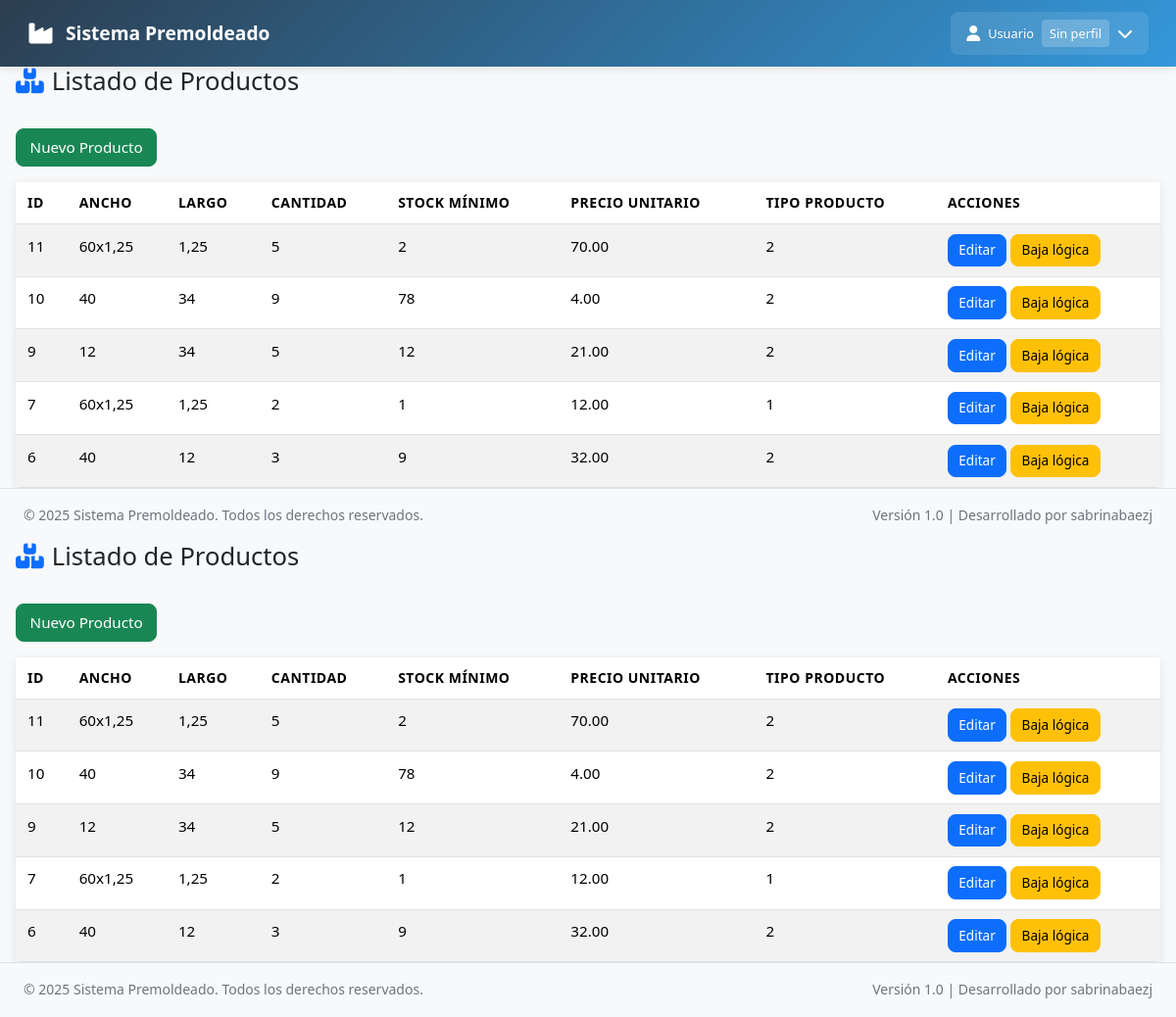
The page /index.php?controller=producto&action=listado (signed in) on the database its author committed.
### tables this page shows
CREATE TABLE `productos` (
  `id` int(11) NOT NULL,
  `ancho` varchar(45) NOT NULL,
  `largo` varchar(45) NOT NULL,
  `cantidad_disponible` int(11) NOT NULL,
  `stock_minimo` int(11) NOT NULL,
  `precio_unitario` decimal(10,2) NOT NULL,
  `activo` varchar(45) NOT NULL DEFAULT '1',
  `tipo_producto_id` int(11) NOT NULL
);

### config/database.php (called while the page is built)
<?php
class Database {
    private static $instance = null;
    private $connection;
    private $host = 'localhost';
    private $dbname = 'premoldeado';
    private $username = 'root';
    private $password = '';
    public static function getInstance() {
        if (self::$instance === null) {
            self::$instance = new self();
        }
        return self::$instance;
    }
    private function __construct() {
        try {
            $this->connection = new PDO(
                "mysql:host={$this->host};dbname={$this->dbname};charset=utf8mb4",
                $this->username,
                $this->password,
                [
                    PDO::ATTR_ERRMODE => PDO::ERRMODE_EXCEPTION,
                    PDO::ATTR_DEFAULT_FETCH_MODE => PDO::FETCH_ASSOC,
                    PDO::ATTR_EMULATE_PREPARES => false
                ]
            );
        } catch (PDOException $e) {
            die("Error de conexión: " . $e->getMessage());
        }
    }
    public function getConnection() {
        return $this->connection;
    }
}
?>

### models/Producto.php (called while the page is built, shortened)
<?php
require_once __DIR__ . '/../config/database.php';
class Producto {
    private $db;
    public function __construct() {
        $this->db = Database::getInstance()->getConnection();
    }
    public function listar($filtros = []) {
        $sql = "SELECT * FROM productos WHERE activo = 1 ORDER BY id DESC";
        $stmt = $this->db->prepare($sql);
        $stmt->execute();
        return $stmt->fetchAll(PDO::FETCH_ASSOC);
    }
}
?>

### views/pages/productos/listado_productos.php (the view, shortened to what this page needs)
<?php
include_once __DIR__ . '/../../layouts/header.php';
$titulo = "Listado de Productos";
?>
<div class="container-fluid">
    <div class="d-flex justify-content-between align-items-center mb-4">
        <h2><i class="fas fa-boxes text-primary me-2"></i><?= $titulo ?></h2>
    </div>
    <div class="mb-3">
        <a href="/Sistema_Premoldeado/views/pages/productos/crear_producto.php" class="btn btn-success">Nuevo Producto</a>
    </div>
    <div class="table-responsive">
        <table class="table table-striped table-hover" id="productos_table">
            <thead>
                <tr>
                    <th>ID</th>
                    <th>Ancho</th>
                    <th>Largo</th>
                    <th>Cantidad</th>
                    <th>Stock Mínimo</th>
                    <th>Precio Unitario</th>
                    <th>Tipo Producto</th>
                    <th>Acciones</th>
                </tr>
            </thead>
            <tbody>
                <?php if (empty($items)): ?>
                    <tr><td colspan="8" style="text-align:center;">No hay productos activos.</td></tr>
                <?php else: ?>
                    <?php foreach ($items as $item): ?>
                        <tr>
                            <td><?= htmlspecialchars($item['id']) ?></td>
                            <td><?= htmlspecialchars($item['ancho']) ?></td>
                            <td><?= htmlspecialchars($item['largo']) ?></td>
                            <td><?= htmlspecialchars($item['cantidad_disponible']) ?></td>
                            <td><?= htmlspecialchars($item['stock_minimo']) ?></td>
                            <td><?= htmlspecialchars($item['precio_unitario']) ?></td>
                            <td><?= htmlspecialchars($item['tipo_producto_id']) ?></td>
                            <td>
                                <a href="/Sistema_Premoldeado/views/pages/productos/editar_producto.php?id=<?= urlencode($item['id']) ?>" class="btn btn-sm btn-primary">Editar</a>
                                <a href="/Sistema_Premoldeado/views/pages/productos/baja_producto.php?id=<?= urlencode($item['id']) ?>" class="btn btn-sm btn-warning">Baja lógica</a>
                            </td>
                        </tr>
                    <?php endforeach; ?>
                <?php endif; ?>
            </tbody>
        </table>
    </div>
</div>
<?php include __DIR__ . '/../../layouts/footer.php'; ?>

### assets/css/style.css (style rules this page uses)
* { box-sizing: border-box; margin: 0; padding: 0; }
html, body { overflow-x: hidden; max-width: 100vw; width: 100%; }
body { font-family: 'Segoe UI', Tahoma, Geneva, Verdana, sans-serif; background-color: #f8f9fa; line-height: 1.6; }
@media (max-width: 1399px) and (min-width: 768px) { :root { --primary-color: #3498db; --secondary-color: #2c3e50; --success-color: #27ae60; --danger-color: #e74c3c; --warning-color: #f39c12; --info-color: #17a2b8; --light-color: #f8f9fa; --dark-color: #343a40; --border-radius: 0.5rem; --box-shadow: 0 2px 10px rgba(0, 0, 0, 0.1); --transition: all 0.3s ease; } }
@media (max-width: 1399px) and (min-width: 768px) { .container-fluid { max-width: 100%; padding-right: 1rem; padding-left: 1rem; } }
@media (max-width: 1399px) and (min-width: 768px) { .table-responsive { overflow-x: auto; max-width: 100%; } }
@media (max-width: 1399px) and (min-width: 768px) { .btn { border-radius: var(--border-radius); transition: var(--transition); } }
@media (max-width: 1399px) and (min-width: 768px) { .table-responsive { border-radius: var(--border-radius); box-shadow: var(--box-shadow); overflow-x: auto; max-width: 100%; } }
@media (max-width: 1399px) and (min-width: 768px) { .table { margin-bottom: 0; white-space: nowrap; } }
@media (max-width: 1399px) and (min-width: 768px) { .table thead th { border-top: none; font-weight: 600; text-transform: uppercase; font-size: 0.875rem; letter-spacing: 0.5px; } }
@media (max-width: 1399px) and (min-width: 768px) { .btn { border-radius: var(--border-radius); font-weight: 500; transition: var(--transition); } }
@media (max-width: 1399px) and (min-width: 768px) { * { box-sizing: border-box; } }
@media (max-width: 1399px) and (min-width: 768px) { *:before, *:after { box-sizing: border-box; } }
@media (max-width: 1399px) and (min-width: 768px) { .container-fluid { max-width: 100vw; padding-right: 15px; padding-left: 15px; width: 100%; } }
@media (max-width: 1399px) and (min-width: 768px) { .table-responsive { overflow-x: auto; max-width: 100%; -webkit-overflow-scrolling: touch; } }
@media (max-width: 1399px) and (min-width: 768px) { .table { min-width: 100%; width: 100%; } }
@media (max-width: 1399px) and (min-width: 768px) { .btn, .btn-group { max-width: 100%; } }
@media (min-width: 992px) and (max-width: 1366px) { .container-fluid { padding-right: 16px; padding-left: 16px; max-width: 100%; } }
@media (min-width: 992px) and (max-width: 1366px) { .table { font-size: 0.95rem; } }
@media (min-width: 992px) and (max-width: 1366px) { .table th, .table td { padding: 0.6rem 0.75rem; } }
@media (min-width: 992px) and (max-width: 1366px) { .btn { font-size: 0.95rem; padding: 0.45rem 0.85rem; } }
@media (min-width: 992px) and (max-width: 1366px) { .btn-sm { font-size: 0.85rem; padding: 0.35rem 0.65rem; } }
@media (min-width: 992px) and (max-width: 1366px) { h2 { font-size: 1.6rem; } }
@media (min-width: 1024px) and (max-width: 1280px) { .table-responsive { border-radius: 0.25rem; } }

### rows shown on the page
productos: id "11", ancho "60x1,25", largo "1,25", cantidad_disponible "5", stock_minimo "2", precio_unitario "70.00", tipo_producto "2"
productos: id "10", ancho "40", largo "34", cantidad_disponible "9", stock_minimo "78", precio_unitario "4.00", tipo_producto "2"
productos: id "9", ancho "12", largo "34", cantidad_disponible "5", stock_minimo "12", precio_unitario "21.00", tipo_producto "2"
productos: id "7", ancho "60x1,25", largo "1,25", cantidad_disponible "2", stock_minimo "1", precio_unitario "12.00", tipo_producto "1"
productos: id "6", ancho "40", largo "12", cantidad_disponible "3", stock_minimo "9", precio_unitario "32.00", tipo_producto "2"

### other values the page prints
$usuario_nombre "Usuario"
$perfil_nombre "Sin perfil"
$titulo "Listado de Productos Listado de Productos"
